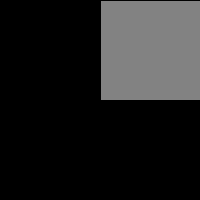
Frame 1 (no input)
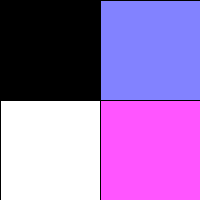
Frame 60 (the mouse pressed at the canvas centre just before this capture)
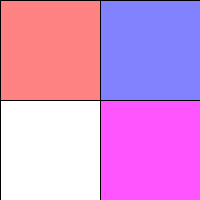
Frame 120 (the mouse held since frame 60 and released just before this capture)

The Processing sketch that drew these frames (run headless with seeded random() and noise(); from frame 60 on, the mouse is pressed at the canvas centre):

// Processing sketch: processing_14253
// ── processing_14253.pde

int color1 = 0; 
int color2 = 0; 
int color3 = 0;
int color4 = 0;


void setup () {
  size (200, 200);
}
void draw () {
  background (255);
  stroke (0);
  line (100, 0, 100, 200);
  line (0, 100, 200, 100);
  

  if (mouseX < 100 && mouseY < 100) {
    color1 = 0;
    fill (0);
    rect (0, 0, 100, 100);
  } else {
   color1 = color1 + 5;
   fill (color1, 0, 0, 125);
   rect (0, 0, 100, 100);
  }
    
  if (mouseX > 100 && mouseY < 100) {
    color2 = 0;
    fill (color2);
    rect (100, 0, 200, 100);
  } else {
  fill (0, 0, color2, 125);
   color2 = color2 + 5;
   rect (100, 0, 200, 100);
  }
  
  
  if (mouseX < 100 && mouseY > 100) {
   color3 = 0; 
    fill (0, color3, 0, 125);
   rect (0, 100, 100, 200);
  } else {
  fill (color3);
   color3 = color3 + 5;
   rect (0, 100, 100, 200);
  }
  
  if (mouseX > 100 && mouseY > 100) {
    color4 = 0;
    fill (color4);
    rect (100, 100, 200, 200);
  } else {
  fill (color4, color4/3, color4, 255);
   color4 = color4 + 5;
   rect (100, 100, 200, 200);
  }
  
  
  color1 = constrain (color1, 0, 255);
  color2 = constrain (color2, 0, 255);
  color3 = constrain (color3, 0, 255);
  color4 = constrain (color4, 0, 255);
}
